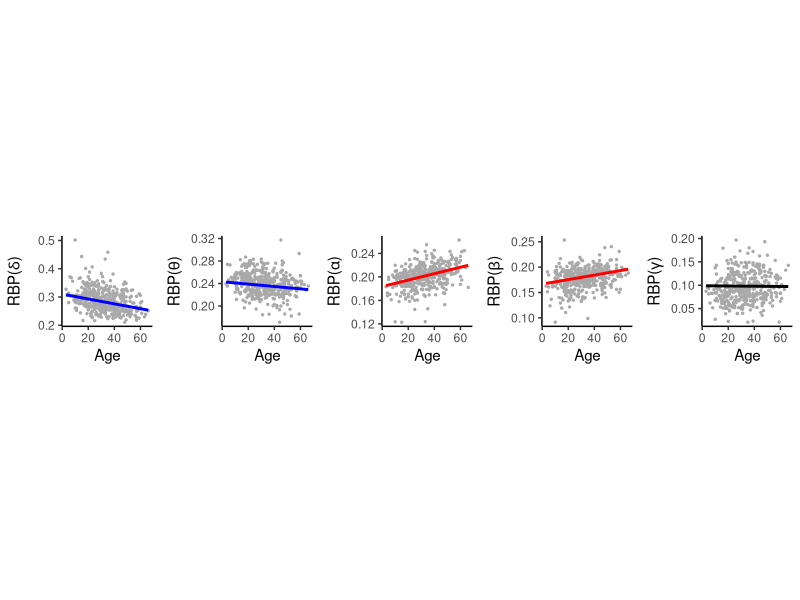
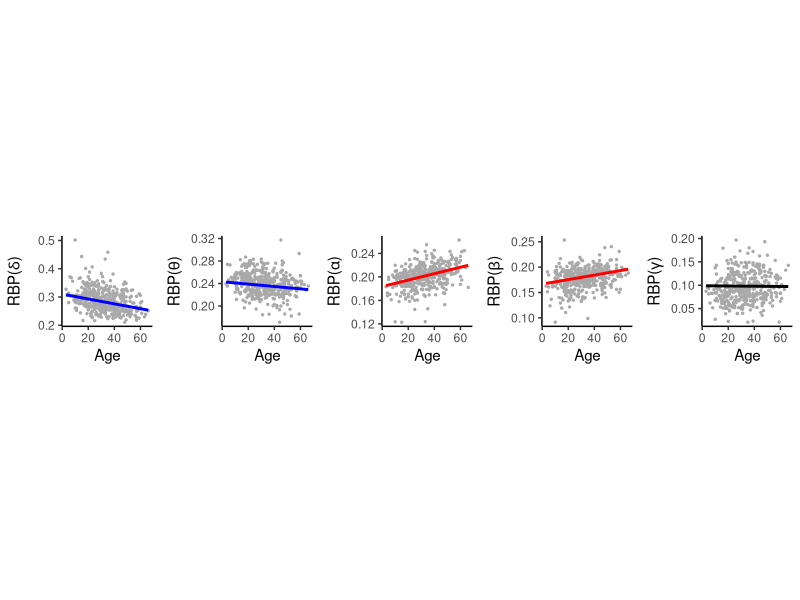

Source code (R) for these figures, in order:
################################################################################

## Script to 'zoom in' on the middle temporal region in each band
## 
## FIGURE 5A: 
## show how RBP is changing with age across bands in a densely populated region



#### PRELIMINARIES #############################################################

# packages
library(tidyverse)   # data frames & ggplot 
library(lme4)        # linear mixed models
library(ggpubr)      # arranging plots

# set working directory to script location (2_analysis)
setwd(dirname(rstudioapi::getSourceEditorContext()$path))

# folder for storing results (included in all scripts with outputs -> warnings off)
dir.create("../3_output", showWarnings = F)

# mirrored RBP data
BPdata_m = read.csv("../1_data/ROI1_mirrored_RBP.csv")     

# plot settings (ROI plots)
theme_set(theme_classic())
options(scipen=999) # no sci notation

# band
band=c("delta","theta","alpha","beta","gamma")



#### AGE MODEL IN MIDDLE TEMP FOR EACH FB ######################################

# function to extract data for one ROI using region label
extract_ROI_data = function(ROI_label) {
  BPdata_m %>%
    filter(ROI_R==ROI_label) %>%
    select(-c(Sex, ROI_R))
}

# chosen ROI: middle temporal (label=62), highest populated region
# to view a different region, find region labels in 1_data/ROI1_info.csv
BPdata_regional = extract_ROI_data(62)

# clear
rm(BPdata_m)

# set up mini table to record if the confidence interval on beta_age contains 0
# in each band
conf_int_0 = tibble(band=band, CI_0=NA)


# plotting model directly uses ggplot uses OLS - no grouping/random effect
# diff approach ->

for (i in 1:5) {
  
  # model formula for particular FB
  model = formula(paste0(band[i],"BP~Age+(1|Hospital)"))
  
  # model
  age_mod = lmer(model, data = BPdata_regional)
  
  # fitted values
  BPdata_regional[,paste0("AgeFit.", band[i])] = predict(age_mod, re.form = NA)
  
  # binary indicator of whether confidence interval on beta_age contains 0
  CI = confint(age_mod)["Age",]
  if (sign(CI[1])!=sign(CI[2])) { 
    conf_int_0[i,]$CI_0 = 0 
  } else if (sign(CI[1])==sign(CI[2])) {
      conf_int_0[i,]$CI_0 = sign(CI[1])
      }
}

rm(CI,i,model)


#### PLOTTING ##################################################################

# function to plot fitted line over data points in each frequency band
regional_plot = function(RBP_band,fit_band,label,linecol) {
  BPdata_regional %>% 
    ggplot(aes(x=Age, y=.data[[RBP_band]])) + ylab(substitute("RBP("*label*")")) +
    geom_point(col = "darkgrey",size=0.5) + theme(aspect.ratio=1) +
    geom_line(aes(y = .data[[fit_band]]),col=linecol,linewidth=1)
}


# check conf_int_0 to choose appropriate line colours
# choosing blue for -1 (negative relationship), red for 1 (positive
# relationship), black for 0 (no relationship) here

# plot for each band and combine
regional_scatter_all_bands =
  ggarrange(regional_plot("deltaBP","AgeFit.delta",delta,"blue"),
            regional_plot("thetaBP","AgeFit.theta",theta,"blue"),
            regional_plot("alphaBP","AgeFit.alpha",alpha,"red"),
            regional_plot("betaBP" ,"AgeFit.beta" ,beta ,"red"),
            regional_plot("gammaBP","AgeFit.gamma",gamma,"black"),
            ncol=5, nrow=1, align = "v")

# view
regional_scatter_all_bands

# save
# change file name if changing region
pdf("../3_output/midtemp_scatter.pdf",width = 8, height = 2)
regional_scatter_all_bands
dev.off()
